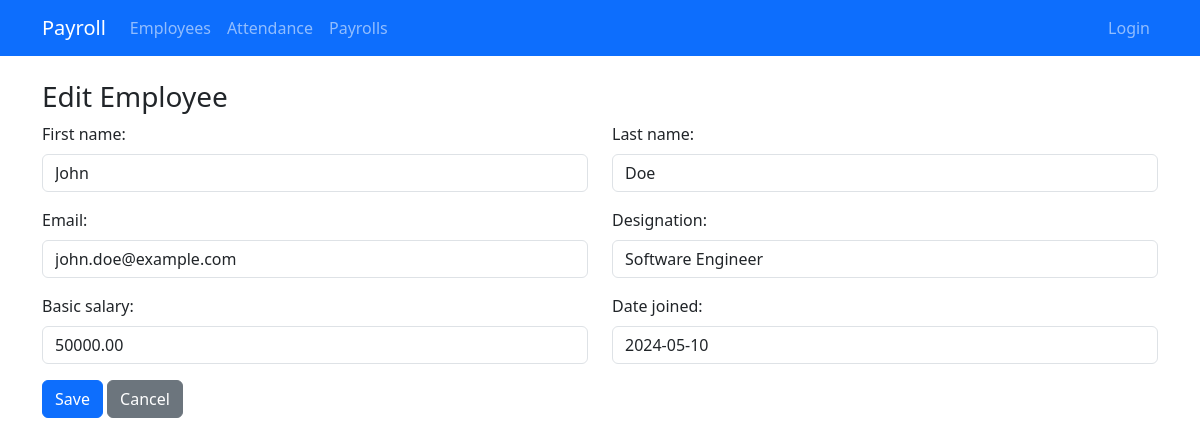
Screenshot of /employees/1/edit/ with the database file from the repository.
### payroll/models.py (models this page shows, shortened)
class Employee(models.Model):
    first_name = models.CharField(max_length=100)
    last_name = models.CharField(max_length=100, blank=True)
    email = models.EmailField(unique=True)
    designation = models.CharField(max_length=150, blank=True)
    basic_salary = models.DecimalField(max_digits=10, decimal_places=2, default=0)
    date_joined = models.DateField(null=True, blank=True)

### payroll/views.py (the view)
# urls.py: path('employees/<int:pk>/edit/', views.employee_edit, name='employee_edit'),
def employee_edit(request, pk):
    emp = get_object_or_404(Employee, pk=pk)
    if request.method == 'POST':
        form = EmployeeForm(request.POST, instance=emp)
        if form.is_valid():
            form.save()
            messages.success(request, "Employee updated.")
            return redirect('payroll:employee_list')
    else:
        form = EmployeeForm(instance=emp)
    return render(request, 'payroll/employee_form.html', {'form': form, 'title': 'Edit Employee'})

### payroll/forms.py
class EmployeeForm(forms.ModelForm):
    class Meta:
        model = Employee
        fields = '__all__'

### templates/payroll/employee_form.html (shortened to what this page needs)
{% extends "payroll/base.html" %}
{% load widget_tweaks %}
{% block content %}
<h3>{{ title }}</h3>
<form method="post" novalidate>
  <div class="row">
    {% for field in form %}
      <div class="mb-3 col-md-6">
        <label class="form-label">{{ field.label_tag }}{{ field.errors }}</label>
        {% render_field field class="form-control" %}
      </div>
    {% endfor %}
  </div>
  <button class="btn btn-primary">Save</button>
  <a class="btn btn-secondary" href="{% url 'payroll:employee_list' %}">Cancel</a>
</form>
{% endblock %}

### rows the page displays
Employee: first_name "John" "Doe" "john.doe@example.com" "Software Engineer" "50000.00" "2024-05-10"

### other values shown
{{ title }} "Edit Employee"
{{ field.label_tag }} "First name:" "Last name:" "Email:" "Designation:" "Basic salary:" "Date joined:"
